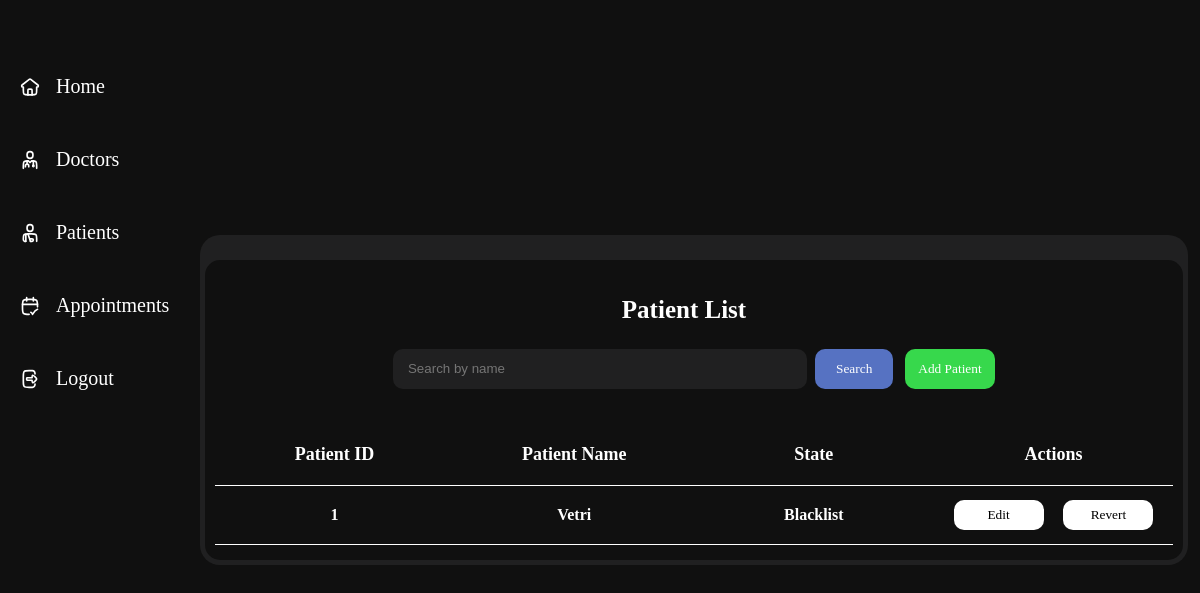
/patient_list, run on the app's committed database.
### tables this page shows
CREATE TABLE PATIENTS(
                PATIENT_ID INTEGER PRIMARY KEY,
                PATIENT_NAME TEXT,
                AGE INTEGER,
                GENDER TEXT,
                ADDRESS TEXT,
                CONTACT TEXT,
                BLOOD_GRP TEXT,
                ALLERGIES TEXT,
                STATE TEXT,
                FOREIGN KEY (PATIENT_ID) REFERENCES USERS (USER_ID) ON DELETE CASCADE);

### app.py (the view)
@app.route('/patient_list')
def patient_list():
    name = request.args.get('name', '').strip()
    con=sqlite3.connect(database)
    cur=con.cursor()
    if name:
        cur.execute("SELECT PATIENT_ID,PATIENT_NAME, STATE FROM PATIENTS WHERE PATIENT_NAME LIKE ?", ('%'+name+'%',))
    else:
        cur.execute("SELECT PATIENT_ID,PATIENT_NAME, STATE FROM PATIENTS")
    patienttab = cur.fetchall()
    con.close()
    return render_template("admin/patient.html",patienttab=patienttab, search=name)

### Templates/admin/patient.html (shortened to what this page needs)
<!DOCTYPE html>
<html lang="en">
<head>
    <link rel="stylesheet" href="{{ url_for('static', filename='css/admindash.css') }}">
</head>
<body>
    <section class="main">
        <div class="navbar" style="padding-top: 250px;">
            <div class="icon">
                <img src="{{ url_for('static',filename='icons/home.svg')}}" alt="">
                <a href="/admin_dashboard">Home</a>
            </div>
            <div class="icon">
                <img src="{{ url_for('static',filename='icons/doc.svg')}}" alt="">
                <a href="/doctor_list">Doctors</a>
            </div>
            <div class="icon">
                <img src="{{ url_for('static',filename='icons/patient.svg')}}" alt="">
                <a href="/patient_list">Patients</a>
            </div>
            <div class="icon">
                <img src="{{ url_for('static',filename='icons/app.svg')}}" alt="">
                <a href="/appointment_list">Appointments</a>
            </div>
            <div class="icon">
                <img src="{{ url_for('static',filename='icons/logout.svg')}}" alt="">
                <a href="/">Logout</a>
            </div>
        </div>
        <div class="view">
            <div class="appointments">
                <h1 id="hmm">Patient List</h1>
                <div style="display:flex; gap:12px; align-items:center;">
                    <form class="searchbar" method="get" action="{{ url_for('patient_list') }}" style="display:flex; gap:8px; align-items:center;">
                        <input type="search" name="name" placeholder="Search by name" value="{{ search|default('') }}"/>
                        <button type="submit" style="padding:6px 10px;">Search</button>
                    </form>
                    <a href="{{ url_for('add_patient') }}" style="text-decoration:none;">
                        <button class="add" type="button">Add Patient</button>
                    </a>
                </div>
                <div class="titlee">
                    <div class="app">
                        <h1>Patient ID</h1>
                    </div>
                    <div class="patient">
                        <h1>Patient Name</h1>
                    </div>
                    <div class="patient">
                        <h1>State</h1>
                    </div>
                    <div class="doc">
                        <h1>Actions</h1>
                    </div>
                </div>
                {% for i in patienttab%}
                <div class="title">
                    <div class="app">
                        <h1>{{i[0]}}</h1>
                    </div>
                    <div class="patient">
                        <h1>{{i[1]}}</h1>
                    </div>
                    <div class="patient">
                        <h1>{{i[2]}}</h1>
                    </div>
                    <div class="stat" style="display: flex; justify-content: space-evenly; align-items: center; ">
                        <a href="{{ url_for('editpat', patient_id=i[0]) }}" style="text-decoration:none;">
                            <button style="background-color: rgb(255, 255, 255);">Edit</button>
                        </a>
                        {% if i[2] == 'Blacklist' %}
                                <form action="{{url_for('unbanpat',patient_id=i[0])}}" method="post">
                                    <button type="submit" style="background-color: rgb(255, 255, 255);">Revert</button>
                                </form>
                        {% else %}
                                <form action="{{url_for('blacklistpat',patient_id=i[0])}}" method="post">
                                    <button type="submit" style="background-color: rgb(255, 255, 255);">Blacklist</button>
                                </form>
                        {% endif %}
                    </div>
                </div>
                {% endfor %}
            </div>
        </div>
    </section>
</body>
</html>

### Static/css/admindash.css (style rules this page uses)
* { margin: 0; padding: 0; }
.main { width: 100%; min-height: 100vh; background-color: #101010; display: flex; align-items: center; }
.navbar { width: 200px; height: 125vh; background-color: #101010; position: fixed; }
.navbar h1, a { color: white; font-family: 'sfpror'; font-size: 20px; text-decoration: none; }
.icon { display: flex; align-items: center; margin-top: 40px; gap: 1em; padding-left: 20px; padding-top: 10px; }
.icon img { width: 20px; }
.view { width: calc(99% - 200px); margin-top: 20px; margin-bottom: 20px; background-color: #202021; border-radius: 20px; margin-left: 200px; overflow-y: scroll; overflow-x: hidden; scrollbar-width: none; display: flex; align-items: center; flex-direction: column; }
.appointments { width: 99%; min-height: 300px; background-color: #f55a00; background-color: #101010; margin-top: 25px; border-radius: 15px; margin-bottom: 5px; display: flex; flex-direction: column; justify-content: center; align-items: center; }
#hmm { color: white; font-family: 'sfprob'; font-size: 25px; padding-right: 20px; padding-top: 20px; }
.titlee { width: 98%; display: flex; justify-content: space-between; padding-bottom: 20px; }
.titlee > div { flex: 1; text-align: center; }
.titlee h1 { font-family: 'sfpror'; font-size: 18px; color:white; padding-top: 30px; }
.title { width: 98%; display: flex; justify-content: space-between; border-top: 1px solid white; border-bottom: 1px solid white; cursor: pointer; }
.title > div { flex: 1; text-align: center; }
.title h1 { font-family: 'sfpror'; font-size: 16px; color:white; padding-top: 20px; padding-bottom: 20px; }
button { width: 90px; height: 30px; cursor: pointer; border-radius: 10px; border: none; font-family: 'sfpror'; }
.searchbar { height: 50px; width: 500px; margin-top: 20px; margin-bottom: 20px; display: flex; align-items: center; justify-content: space-evenly; }
.searchbar input { width: 500px; height: 40px; background-color: #202021; border-radius: 10px; border: none; padding-left: 15px; color: white; }
.searchbar button { background-color: #5672c2; height: 40px; color: white; }
.add { background-color: #37d84c; height: 40px; color: white; }

### data on the page
PATIENTS: PATIENT_ID "1", PATIENT_NAME "Vetri", STATE "Blacklist"
